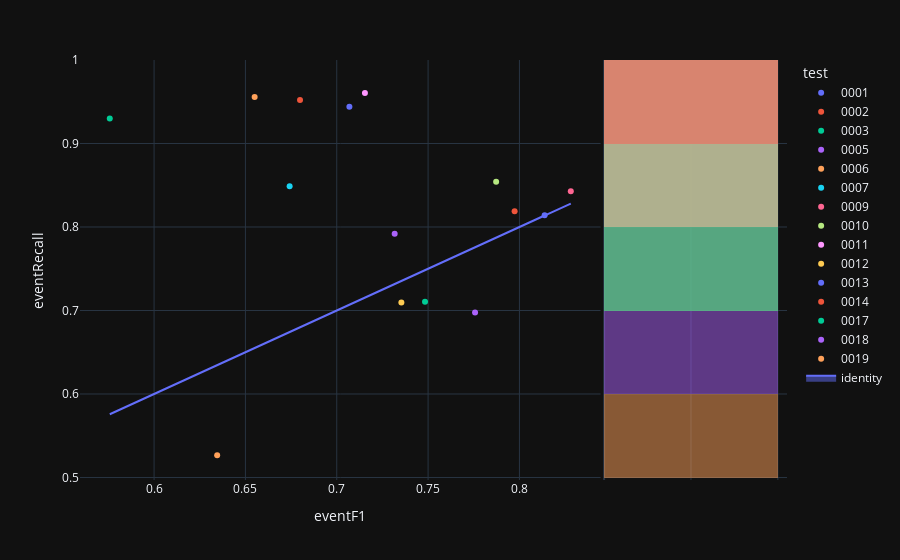

Write notebook code for a chart like this one.
### Code cell
fig=px.scatter(experimentModels,x='eventF1',y='eventRecall',color='test',hover_name='modelId', marginal_y="histogram")
fig.add_trace(
    go.Scatter(x=experimentModels['eventF1'], y=experimentModels['eventF1'], name="identity", mode='lines',fill="toself")
)
fig.show()

### Figure 1 — Plotly figure (JSON) as saved in the notebook; plotly's stock layout.template omitted (floating-point values rounded to 4 significant figures)
{"data": [{"hovertemplate": "<b>%{hovertext}</b><br><br>test=0001<br>eventF1=%{x}<br>eventRecall=%{y}<extra></extra>", "hovertext": ["4ecbf9fd-9ea2-41f6-82ce-b88ac9b32b76"], "legendgroup": "0001", "marker": {"color": "#636efa", "symbol": "circle"}, "mode": "markers", "name": "0001", "orientation": "v", "showlegend": true, "x": [0.8138], "xaxis": "x", "y": [0.8142], "yaxis": "y", "type": "scatter"}, {"alignmentgroup": "True", "bingroup": "y", "hovertemplate": "test=0001<br>eventRecall=%{y}<br>count=%{x}<extra></extra>", "legendgroup": "0001", "marker": {"color": "#636efa"}, "name": "0001", "offsetgroup": "0001", "opacity": 0.5, "showlegend": false, "xaxis": "x2", "y": [0.8142], "yaxis": "y2", "type": "histogram"}, {"hovertemplate": "<b>%{hovertext}</b><br><br>test=0002<br>eventF1=%{x}<br>eventRecall=%{y}<extra></extra>", "hovertext": ["510c627b-7f5d-47cf-806f-77699d7869bf"], "legendgroup": "0002", "marker": {"color": "#EF553B", "symbol": "circle"}, "mode": "markers", "name": "0002", "orientation": "v", "showlegend": true, "x": [0.7974], "xaxis": "x", "y": [0.8189], "yaxis": "y", "type": "scatter"}, {"alignmentgroup": "True", "bingroup": "y", "hovertemplate": "test=0002<br>eventRecall=%{y}<br>count=%{x}<extra></extra>", "legendgroup": "0002", "marker": {"color": "#EF553B"}, "name": "0002", "offsetgroup": "0002", "opacity": 0.5, "showlegend": false, "xaxis": "x2", "y": [0.8189], "yaxis": "y2", "type": "histogram"}, {"hovertemplate": "<b>%{hovertext}</b><br><br>test=0003<br>eventF1=%{x}<br>eventRecall=%{y}<extra></extra>", "hovertext": ["81fc4ed7-34db-485d-8b93-027a1d57313e"], "legendgroup": "0003", "marker": {"color": "#00cc96", "symbol": "circle"}, "mode": "markers", "name": "0003", "orientation": "v", "showlegend": true, "x": [0.5758], "xaxis": "x", "y": [0.9301], "yaxis": "y", "type": "scatter"}, {"alignmentgroup": "True", "bingroup": "y", "hovertemplate": "test=0003<br>eventRecall=%{y}<br>count=%{x}<extra></extra>", "legendgroup": "0003", "marker": {"color": "#00cc96"}, "name": "0003", "offsetgroup": "0003", "opacity": 0.5, "showlegend": false, "xaxis": "x2", "y": [0.9301], "yaxis": "y2", "type": "histogram"}, {"hovertemplate": "<b>%{hovertext}</b><br><br>test=0005<br>eventF1=%{x}<br>eventRecall=%{y}<extra></extra>", "hovertext": ["edd43941-9867-4361-a47e-36b0c1e13e96"], "legendgroup": "0005", "marker": {"color": "#ab63fa", "symbol": "circle"}, "mode": "markers", "name": "0005", "orientation": "v", "showlegend": true, "x": [0.7317], "xaxis": "x", "y": [0.7918], "yaxis": "y", "type": "scatter"}, {"alignmentgroup": "True", "bingroup": "y", "hovertemplate": "test=0005<br>eventRecall=%{y}<br>count=%{x}<extra></extra>", "legendgroup": "0005", "marker": {"color": "#ab63fa"}, "name": "0005", "offsetgroup": "0005", "opacity": 0.5, "showlegend": false, "xaxis": "x2", "y": [0.7918], "yaxis": "y2", "type": "histogram"}, {"hovertemplate": "<b>%{hovertext}</b><br><br>test=0006<br>eventF1=%{x}<br>eventRecall=%{y}<extra></extra>", "hovertext": ["f76f3dc0-a712-49f3-842b-590c783bc6ca"], "legendgroup": "0006", "marker": {"color": "#FFA15A", "symbol": "circle"}, "mode": "markers", "name": "0006", "orientation": "v", "showlegend": true, "x": [0.6345], "xaxis": "x", "y": [0.5267], "yaxis": "y", "type": "scatter"}, {"alignmentgroup": "True", "bingroup": "y", "hovertemplate": "test=0006<br>eventRecall=%{y}<br>count=%{x}<extra></extra>", "legendgroup": "0006", "marker": {"color": "#FFA15A"}, "name": "0006", "offsetgroup": "0006", "opacity": 0.5, "showlegend": false, "xaxis": "x2", "y": [0.5267], "yaxis": "y2", "type": "histogram"}, {"hovertemplate": "<b>%{hovertext}</b><br><br>test=0007<br>eventF1=%{x}<br>eventRecall=%{y}<extra></extra>", "hovertext": ["bedbb2e2-c55d-4931-8937-6ff81b1df99a"], "legendgroup": "0007", "marker": {"color": "#19d3f3", "symbol": "circle"}, "mode": "markers", "name": "0007", "orientation": "v", "showlegend": true, "x": [0.6742], "xaxis": "x", "y": [0.8487], "yaxis": "y", "type": "scatter"}, {"alignmentgroup": "True", "bingroup": "y", "hovertemplate": "test=0007<br>eventRecall=%{y}<br>count=%{x}<extra></extra>", "legendgroup": "0007", "marker": {"color": "#19d3f3"}, "name": "0007", "offsetgroup": "0007", "opacity": 0.5, "showlegend": false, "xaxis": "x2", "y": [0.8487], "yaxis": "y2", "type": "histogram"}, {"hovertemplate": "<b>%{hovertext}</b><br><br>test=0009<br>eventF1=%{x}<br>eventRecall=%{y}<extra></extra>", "hovertext": ["d795bc85-43d1-4349-bf03-fe100d40daf9"], "legendgroup": "0009", "marker": {"color": "#FF6692", "symbol": "circle"}, "mode": "markers", "name": "0009", "orientation": "v", "showlegend": true, "x": [0.8281], "xaxis": "x", "y": [0.8428], "yaxis": "y", "type": "scatter"}, {"alignmentgroup": "True", "bingroup": "y", "hovertemplate": "test=0009<br>eventRecall=%{y}<br>count=%{x}<extra></extra>", "legendgroup": "0009", "marker": {"color": "#FF6692"}, "name": "0009", "offsetgroup": "0009", "opacity": 0.5, "showlegend": false, "xaxis": "x2", "y": [0.8428], "yaxis": "y2", "type": "histogram"}, {"hovertemplate": "<b>%{hovertext}</b><br><br>test=0010<br>eventF1=%{x}<br>eventRecall=%{y}<extra></extra>", "hovertext": ["02e88dcd-63b9-408e-848d-a849fc2567a1"], "legendgroup": "0010", "marker": {"color": "#B6E880", "symbol": "circle"}, "mode": "markers", "name": "0010", "orientation": "v", "showlegend": true, "x": [0.7872], "xaxis": "x", "y": [0.8541], "yaxis": "y", "type": "scatter"}, {"alignmentgroup": "True", "bingroup": "y", "hovertemplate": "test=0010<br>eventRecall=%{y}<br>count=%{x}<extra></extra>", "legendgroup": "0010", "marker": {"color": "#B6E880"}, "name": "0010", "offsetgroup": "0010", "opacity": 0.5, "showlegend": false, "xaxis": "x2", "y": [0.8541], "yaxis": "y2", "type": "histogram"}, {"hovertemplate": "<b>%{hovertext}</b><br><br>test=0011<br>eventF1=%{x}<br>eventRecall=%{y}<extra></extra>", "hovertext": ["a090862a-9778-4431-9c22-e5d33b1a116c"], "legendgroup": "0011", "marker": {"color": "#FF97FF", "symbol": "circle"}, "mode": "markers", "name": "0011", "orientation": "v", "showlegend": true, "x": [0.7154], "xaxis": "x", "y": [0.9604], "yaxis": "y", "type": "scatter"}, {"alignmentgroup": "True", "bingroup": "y", "hovertemplate": "test=0011<br>eventRecall=%{y}<br>count=%{x}<extra></extra>", "legendgroup": "0011", "marker": {"color": "#FF97FF"}, "name": "0011", "offsetgroup": "0011", "opacity": 0.5, "showlegend": false, "xaxis": "x2", "y": [0.9604], "yaxis": "y2", "type": "histogram"}, {"hovertemplate": "<b>%{hovertext}</b><br><br>test=0012<br>eventF1=%{x}<br>eventRecall=%{y}<extra></extra>", "hovertext": ["e7e4df1d-6250-40e8-bf6c-79a6ed4dbdab"], "legendgroup": "0012", "marker": {"color": "#FECB52", "symbol": "circle"}, "mode": "markers", "name": "0012", "orientation": "v", "showlegend": true, "x": [0.7354], "xaxis": "x", "y": [0.7094], "yaxis": "y", "type": "scatter"}, {"alignmentgroup": "True", "bingroup": "y", "hovertemplate": "test=0012<br>eventRecall=%{y}<br>count=%{x}<extra></extra>", "legendgroup": "0012", "marker": {"color": "#FECB52"}, "name": "0012", "offsetgroup": "0012", "opacity": 0.5, "showlegend": false, "xaxis": "x2", "y": [0.7094], "yaxis": "y2", "type": "histogram"}, {"hovertemplate": "<b>%{hovertext}</b><br><br>test=0013<br>eventF1=%{x}<br>eventRecall=%{y}<extra></extra>", "hovertext": ["d47997e9-0f93-4c68-8bfe-3d64bd24b612"], "legendgroup": "0013", "marker": {"color": "#636efa", "symbol": "circle"}, "mode": "markers", "name": "0013", "orientation": "v", "showlegend": true, "x": [0.7069], "xaxis": "x", "y": [0.9441], "yaxis": "y", "type": "scatter"}, {"alignmentgroup": "True", "bingroup": "y", "hovertemplate": "test=0013<br>eventRecall=%{y}<br>count=%{x}<extra></extra>", "legendgroup": "0013", "marker": {"color": "#636efa"}, "name": "0013", "offsetgroup": "0013", "opacity": 0.5, "showlegend": false, "xaxis": "x2", "y": [0.9441], "yaxis": "y2", "type": "histogram"}, {"hovertemplate": "<b>%{hovertext}</b><br><br>test=0014<br>eventF1=%{x}<br>eventRecall=%{y}<extra></extra>", "hovertext": ["eb8f4601-7957-4990-ba3b-c6892c7180c2"], "legendgroup": "0014", "marker": {"color": "#EF553B", "symbol": "circle"}, "mode": "markers", "name": "0014", "orientation": "v", "showlegend": true, "x": [0.6799], "xaxis": "x", "y": [0.9522], "yaxis": "y", "type": "scatter"}, {"alignmentgroup": "True", "bingroup": "y", "hovertemplate": "test=0014<br>eventRecall=%{y}<br>count=%{x}<extra></extra>", "legendgroup": "0014", "marker": {"color": "#EF553B"}, "name": "0014", "offsetgroup": "0014", "opacity": 0.5, "showlegend": false, "xaxis": "x2", "y": [0.9522], "yaxis": "y2", "type": "histogram"}, {"hovertemplate": "<b>%{hovertext}</b><br><br>test=0017<br>eventF1=%{x}<br>eventRecall=%{y}<extra></extra>", "hovertext": ["068a1a2c-d011-489a-be3e-8c36cceb0721"], "legendgroup": "0017", "marker": {"color": "#00cc96", "symbol": "circle"}, "mode": "markers", "name": "0017", "orientation": "v", "showlegend": true, "x": [0.7483], "xaxis": "x", "y": [0.7106], "yaxis": "y", "type": "scatter"}, {"alignmentgroup": "True", "bingroup": "y", "hovertemplate": "test=0017<br>eventRecall=%{y}<br>count=%{x}<extra></extra>", "legendgroup": "0017", "marker": {"color": "#00cc96"}, "name": "0017", "offsetgroup": "0017", "opacity": 0.5, "showlegend": false, "xaxis": "x2", "y": [0.7106], "yaxis": "y2", "type": "histogram"}, {"hovertemplate": "<b>%{hovertext}</b><br><br>test=0018<br>eventF1=%{x}<br>eventRecall=%{y}<extra></extra>", "hovertext": ["32691b47-eae8-4fd8-906e-315585ba2df6"], "legendgroup": "0018", "marker": {"color": "#ab63fa", "symbol": "circle"}, "mode": "markers", "name": "0018", "orientation": "v", "showlegend": true, "x": [0.7757], "xaxis": "x", "y": [0.6976], "yaxis": "y", "type": "scatter"}, {"alignmentgroup": "True", "bingroup": "y", "hovertemplate": "test=0018<br>eventRecall=%{y}<br>count=%{x}<extra></extra>", "legendgroup": "0018", "marker": {"color": "#ab63fa"}, "name": "0018", "offsetgroup": "0018", "opacity": 0.5, "showlegend": false, "xaxis": "x2", "y": [0.6976], "yaxis": "y2", "type": "histogram"}, {"hovertemplate": "<b>%{hovertext}</b><br><br>test=0019<br>eventF1=%{x}<br>eventRecall=%{y}<extra></extra>", "hovertext": ["4b322b8b-1809-4f6e-ac12-994435d2fc30"], "legendgroup": "0019", "marker": {"color": "#FFA15A", "symbol": "circle"}, "mode": "markers", "name": "0019", "orientation": "v", "showlegend": true, "x": [0.6551], "xaxis": "x", "y": [0.9556], "yaxis": "y", "type": "scatter"}, {"alignmentgroup": "True", "bingroup": "y", "hovertemplate": "test=0019<br>eventRecall=%{y}<br>count=%{x}<extra></extra>", "legendgroup": "0019", "marker": {"color": "#FFA15A"}, "name": "0019", "offsetgroup": "0019", "opacity": 0.5, "showlegend": false, "xaxis": "x2", "y": [0.9556], "yaxis": "y2", "type": "histogram"}, {"fill": "toself", "mode": "lines", "name": "identity", "x": [0.8138, 0.7974, 0.5758, 0.7317, 0.6345, 0.6742, 0.8281, 0.7872, 0.7154, 0.7354, 0.7069, 0.6799, 0.7483, 0.7757, 0.6551], "y": [0.8138, 0.7974, 0.5758, 0.7317, 0.6345, 0.6742, 0.8281, 0.7872, 0.7154, 0.7354, 0.7069, 0.6799, 0.7483, 0.7757, 0.6551], "type": "scatter"}], "layout": {"xaxis": {"anchor": "y", "domain": [0.0, 0.7363], "title": {"text": "eventF1"}}, "yaxis": {"anchor": "x", "domain": [0.0, 1.0], "title": {"text": "eventRecall"}}, "xaxis2": {"anchor": "y2", "domain": [0.7413, 1.0], "matches": "x2", "showticklabels": false, "showline": false, "ticks": "", "showgrid": true}, "yaxis2": {"anchor": "x2", "domain": [0.0, 1.0], "matches": "y", "showticklabels": false, "showgrid": true}, "legend": {"title": {"text": "test"}, "tracegroupgap": 0}, "margin": {"t": 60}, "barmode": "overlay"}}
